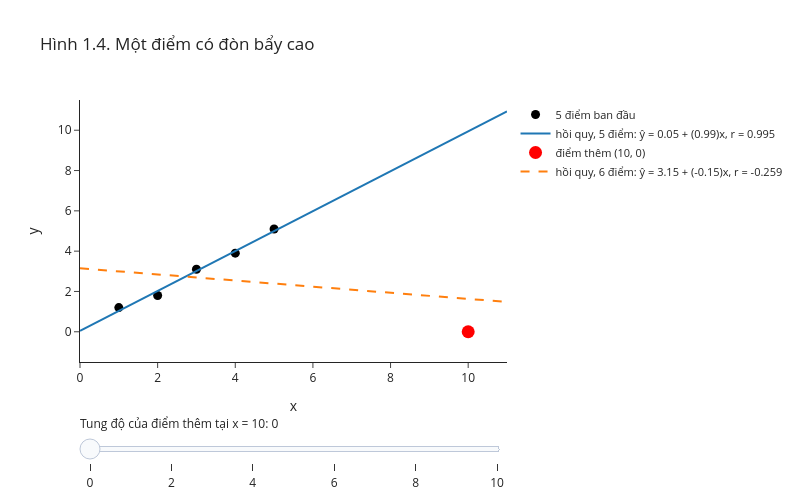

The code cell stored with this chart in its notebook:
### Markdown cell above
<details><summary>Lời giải</summary>

Khẳng định sai. Ở đây $y = x^2$: biết $x$ là biết chính xác $y$. Nhưng $r = 0$.

**Kiểm tra từng bước.** $\bar x = 0$ và $\bar y = (4 + 1 + 0 + 1 + 4)/5 = 2$. Tử số của $r$ là

$$
S_{xy} = \sum x_i (y_i - 2) = (-2)(2) + (-1)(-1) + 0 + (1)(-1) + (2)(2) = -4 + 1 + 0 - 1 + 4 = 0 .
$$

Tử số bằng 0 nên $r = 0$. (Viết gọn: $S_{xy} = \sum x_i^3 - 2\sum x_i = 0 - 0$.)

**Giải thích bằng hình.** Các điểm đối xứng qua $x = 0$. Nửa trái góp tổng $-3$, nửa phải góp tổng $+3$; chúng triệt tiêu. $r$ chỉ đo mức độ các điểm bám theo **một đường thẳng**. Quan hệ hình chữ U không bám theo đường thẳng nào, nên $r$ không thấy nó.

Kết luận đúng: $r = 0$ nghĩa là không thấy liên hệ tuyến tính; nó không loại trừ một cấu trúc phi tuyến mạnh. Đó là lý do phải nhìn biểu đồ trước.

</details>

> **W04-EX02 · Mức 2 — Một điểm có thể đổi cả $r$ lẫn đường hồi quy.** *Dữ liệu minh họa.* Năm điểm đầu có $x = (1, 2, 3, 4, 5)$, $y = (1{,}2;\ 1{,}8;\ 3{,}1;\ 3{,}9;\ 5{,}1)$, với $r \approx 0{,}995$ và $\hat y \approx 0{,}05 + 0{,}99x$. Thêm điểm $(10, 0)$. Không dùng phần mềm, dự đoán: (1) dấu của tương quan và hệ số góc có thể đổi không? (2) điểm mới có đòn bẩy cao không? (3) một đường hồi quy duy nhất sau khi thêm điểm có còn mô tả tốt 5 điểm ban đầu không?

<!-- branch-plot-instructions:start -->

**Đọc code vẽ bằng Plotly.** `go.Figure` chứa các trace; mỗi `go.Scatter`, `go.Bar` hoặc trace khác nhận các mảng dữ liệu đã tính. `update_layout` đặt tiêu đề, nhãn và bộ điều khiển. Thanh trượt chọn trạng thái được dựng sẵn trong `steps`; đối chiếu `visible` hoặc dữ liệu của trace để biết hình thay đổi thế nào. Thử đổi thuộc tính hiển thị trong trace hoặc layout, rồi chạy lại ô; giữ dữ liệu để so sánh.

<!-- branch-plot-instructions:end -->

### Code cell
x5 = np.array([1, 2, 3, 4, 5.0])
y5 = np.array([1.2, 1.8, 3.1, 3.9, 5.1])
x6 = np.append(x5, 10)
y6 = np.append(y5, 0)

# Thanh trượt đổi tung độ của điểm thêm tại x = 10; mặc định là điểm (10, 0) của đề bài
cac_y_moi = [0, 2, 4, 6, 8, 10]
luoi = np.linspace(0, 11, 50)
b1_5, b0_5 = np.polyfit(x5, y5, 1)

fig = go.Figure()
fig.add_trace(go.Scatter(x=x5, y=y5, mode="markers", name="5 điểm ban đầu", marker=dict(color="black", size=9)))
fig.add_trace(go.Scatter(x=luoi, y=b0_5 + b1_5 * luoi, mode="lines", line=dict(color="#1f77b4"),
                         name=f"hồi quy, 5 điểm: ŷ = {b0_5:.2f} + ({b1_5:.2f})x, r = {np.corrcoef(x5, y5)[0, 1]:.3f}"))
tieu_de = []
for y_moi in cac_y_moi:
    xs, ys = np.append(x5, 10), np.append(y5, y_moi)
    b1, b0 = np.polyfit(xs, ys, 1)
    r = np.corrcoef(xs, ys)[0, 1]
    hien = y_moi == 0
    fig.add_trace(go.Scatter(x=[10], y=[y_moi], mode="markers", visible=hien, name=f"điểm thêm (10, {y_moi})",
                             marker=dict(color="red", size=13)))
    fig.add_trace(go.Scatter(x=luoi, y=b0 + b1 * luoi, mode="lines", visible=hien, line=dict(color="#ff7f0e", dash="dash"),
                             name=f"hồi quy, 6 điểm: ŷ = {b0:.2f} + ({b1:.2f})x, r = {r:.3f}"))
buoc = [dict(method="update", label=str(y_moi),
             args=[{"visible": [True, True] + [k == i for k in range(len(cac_y_moi)) for _ in range(2)]}])
        for i, y_moi in enumerate(cac_y_moi)]
fig.update_layout(title="Hình 1.4. Một điểm có đòn bẩy cao", xaxis_title="x", yaxis_title="y",
                  width=800, height=500, legend=dict(font=dict(size=11)),
                  sliders=[dict(active=0, steps=buoc, pad={"t": 50}, currentvalue={"prefix": "Tung độ của điểm thêm tại x = 10: "})])
fig.update_yaxes(range=[-1.5, 11.5])
fig.show()

### Figure 1 — Plotly figure (JSON) as saved in the notebook; plotly's stock layout.template omitted (floating-point values rounded to 4 significant figures)
{"data": [{"marker": {"color": "black", "size": 9}, "mode": "markers", "name": "5 điểm ban đầu", "type": "scatter", "x": [1.0, 2.0, 3.0, 4.0, 5.0], "y": [1.2, 1.8, 3.1, 3.9, 5.1]}, {"line": {"color": "#1f77b4"}, "mode": "lines", "name": "hồi quy, 5 điểm: ŷ = 0.05 + (0.99)x, r = 0.995", "type": "scatter", "x": [0.0, 0.2245, 0.449, 0.6735, 0.898, 1.122, 1.347, 1.571, 1.796, 2.02, 2.245, 2.469, 2.694, 2.918, 3.143, 3.367, 3.592, 3.816, 4.041, 4.265, 4.49, 4.714, 4.939, 5.163, 5.388, 5.612, 5.837, 6.061, 6.286, 6.51, 6.735, 6.959, 7.184, 7.408, 7.633, 7.857, 8.082, 8.306, 8.531, 8.755, 8.98, 9.204, 9.429, 9.653, 9.878, 10.1, 10.33, 10.55, 10.78, 11.0], "y": [0.05, 0.2722, 0.4945, 0.7167, 0.939, 1.161, 1.383, 1.606, 1.828, 2.05, 2.272, 2.495, 2.717, 2.939, 3.161, 3.384, 3.606, 3.828, 4.05, 4.273, 4.495, 4.717, 4.939, 5.162, 5.384, 5.606, 5.828, 6.051, 6.273, 6.495, 6.717, 6.94, 7.162, 7.384, 7.606, 7.829, 8.051, 8.273, 8.495, 8.718, 8.94, 9.162, 9.384, 9.607, 9.829, 10.05, 10.27, 10.5, 10.72, 10.94]}, {"marker": {"color": "red", "size": 13}, "mode": "markers", "name": "điểm thêm (10, 0)", "type": "scatter", "visible": true, "x": [10], "y": [0]}, {"line": {"color": "#ff7f0e", "dash": "dash"}, "mode": "lines", "name": "hồi quy, 6 điểm: ŷ = 3.15 + (-0.15)x, r = -0.259", "type": "scatter", "visible": true, "x": [0.0, 0.2245, 0.449, 0.6735, 0.898, 1.122, 1.347, 1.571, 1.796, 2.02, 2.245, 2.469, 2.694, 2.918, 3.143, 3.367, 3.592, 3.816, 4.041, 4.265, 4.49, 4.714, 4.939, 5.163, 5.388, 5.612, 5.837, 6.061, 6.286, 6.51, 6.735, 6.959, 7.184, 7.408, 7.633, 7.857, 8.082, 8.306, 8.531, 8.755, 8.98, 9.204, 9.429, 9.653, 9.878, 10.1, 10.33, 10.55, 10.78, 11.0], "y": [3.149, 3.115, 3.081, 3.047, 3.013, 2.979, 2.945, 2.911, 2.877, 2.842, 2.808, 2.774, 2.74, 2.706, 2.672, 2.638, 2.604, 2.57, 2.536, 2.502, 2.468, 2.434, 2.399, 2.365, 2.331, 2.297, 2.263, 2.229, 2.195, 2.161, 2.127, 2.093, 2.059, 2.025, 1.991, 1.956, 1.922, 1.888, 1.854, 1.82, 1.786, 1.752, 1.718, 1.684, 1.65, 1.616, 1.582, 1.548, 1.513, 1.479]}, {"marker": {"color": "red", "size": 13}, "mode": "markers", "name": "điểm thêm (10, 2)", "type": "scatter", "visible": false, "x": [10], "y": [2]}, {"line": {"color": "#ff7f0e", "dash": "dash"}, "mode": "lines", "name": "hồi quy, 6 điểm: ŷ = 2.53 + (0.08)x, r = 0.169", "type": "scatter", "visible": false, "x": [0.0, 0.2245, 0.449, 0.6735, 0.898, 1.122, 1.347, 1.571, 1.796, 2.02, 2.245, 2.469, 2.694, 2.918, 3.143, 3.367, 3.592, 3.816, 4.041, 4.265, 4.49, 4.714, 4.939, 5.163, 5.388, 5.612, 5.837, 6.061, 6.286, 6.51, 6.735, 6.959, 7.184, 7.408, 7.633, 7.857, 8.082, 8.306, 8.531, 8.755, 8.98, 9.204, 9.429, 9.653, 9.878, 10.1, 10.33, 10.55, 10.78, 11.0], "y": [2.526, 2.544, 2.561, 2.579, 2.596, 2.613, 2.631, 2.648, 2.666, 2.683, 2.701, 2.718, 2.736, 2.753, 2.77, 2.788, 2.805, 2.823, 2.84, 2.858, 2.875, 2.893, 2.91, 2.927, 2.945, 2.962, 2.98, 2.997, 3.015, 3.032, 3.05, 3.067, 3.084, 3.102, 3.119, 3.137, 3.154, 3.172, 3.189, 3.207, 3.224, 3.241, 3.259, 3.276, 3.294, 3.311, 3.329, 3.346, 3.364, 3.381]}, {"marker": {"color": "red", "size": 13}, "mode": "markers", "name": "điểm thêm (10, 4)", "type": "scatter", "visible": false, "x": [10], "y": [4]}, {"line": {"color": "#ff7f0e", "dash": "dash"}, "mode": "lines", "name": "hồi quy, 6 điểm: ŷ = 1.90 + (0.31)x, r = 0.669", "type": "scatter", "visible": false, "x": [0.0, 0.2245, 0.449, 0.6735, 0.898, 1.122, 1.347, 1.571, 1.796, 2.02, 2.245, 2.469, 2.694, 2.918, 3.143, 3.367, 3.592, 3.816, 4.041, 4.265, 4.49, 4.714, 4.939, 5.163, 5.388, 5.612, 5.837, 6.061, 6.286, 6.51, 6.735, 6.959, 7.184, 7.408, 7.633, 7.857, 8.082, 8.306, 8.531, 8.755, 8.98, 9.204, 9.429, 9.653, 9.878, 10.1, 10.33, 10.55, 10.78, 11.0], "y": [1.903, 1.972, 2.041, 2.11, 2.179, 2.248, 2.317, 2.386, 2.455, 2.524, 2.593, 2.662, 2.731, 2.8, 2.869, 2.938, 3.007, 3.076, 3.145, 3.214, 3.283, 3.352, 3.421, 3.49, 3.558, 3.627, 3.696, 3.765, 3.834, 3.903, 3.972, 4.041, 4.11, 4.179, 4.248, 4.317, 4.386, 4.455, 4.524, 4.593, 4.662, 4.731, 4.8, 4.869, 4.938, 5.007, 5.076, 5.145, 5.214, 5.283]}, {"marker": {"color": "red", "size": 13}, "mode": "markers", "name": "điểm thêm (10, 6)", "type": "scatter", "visible": false, "x": [10], "y": [6]}, {"line": {"color": "#ff7f0e", "dash": "dash"}, "mode": "lines", "name": "hồi quy, 6 điểm: ŷ = 1.28 + (0.54)x, r = 0.920", "type": "scatter", "visible": false, "x": [0.0, 0.2245, 0.449, 0.6735, 0.898, 1.122, 1.347, 1.571, 1.796, 2.02, 2.245, 2.469, 2.694, 2.918, 3.143, 3.367, 3.592, 3.816, 4.041, 4.265, 4.49, 4.714, 4.939, 5.163, 5.388, 5.612, 5.837, 6.061, 6.286, 6.51, 6.735, 6.959, 7.184, 7.408, 7.633, 7.857, 8.082, 8.306, 8.531, 8.755, 8.98, 9.204, 9.429, 9.653, 9.878, 10.1, 10.33, 10.55, 10.78, 11.0], "y": [1.28, 1.401, 1.521, 1.642, 1.762, 1.883, 2.003, 2.124, 2.244, 2.365, 2.485, 2.606, 2.726, 2.847, 2.967, 3.088, 3.208, 3.329, 3.449, 3.57, 3.69, 3.811, 3.931, 4.052, 4.172, 4.293, 4.413, 4.534, 4.654, 4.774, 4.895, 5.015, 5.136, 5.256, 5.377, 5.497, 5.618, 5.738, 5.859, 5.979, 6.1, 6.22, 6.341, 6.461, 6.582, 6.702, 6.823, 6.943, 7.064, 7.184]}, {"marker": {"color": "red", "size": 13}, "mode": "markers", "name": "điểm thêm (10, 8)", "type": "scatter", "visible": false, "x": [10], "y": [8]}, {"line": {"color": "#ff7f0e", "dash": "dash"}, "mode": "lines", "name": "hồi quy, 6 điểm: ŷ = 0.66 + (0.77)x, r = 0.988", "type": "scatter", "visible": false, "x": [0.0, 0.2245, 0.449, 0.6735, 0.898, 1.122, 1.347, 1.571, 1.796, 2.02, 2.245, 2.469, 2.694, 2.918, 3.143, 3.367, 3.592, 3.816, 4.041, 4.265, 4.49, 4.714, 4.939, 5.163, 5.388, 5.612, 5.837, 6.061, 6.286, 6.51, 6.735, 6.959, 7.184, 7.408, 7.633, 7.857, 8.082, 8.306, 8.531, 8.755, 8.98, 9.204, 9.429, 9.653, 9.878, 10.1, 10.33, 10.55, 10.78, 11.0], "y": [0.6574, 0.8294, 1.001, 1.173, 1.345, 1.517, 1.689, 1.861, 2.033, 2.205, 2.377, 2.549, 2.722, 2.894, 3.066, 3.238, 3.41, 3.582, 3.754, 3.926, 4.098, 4.27, 4.442, 4.614, 4.786, 4.958, 5.13, 5.302, 5.474, 5.646, 5.818, 5.99, 6.162, 6.334, 6.506, 6.678, 6.85, 7.022, 7.194, 7.366, 7.538, 7.71, 7.882, 8.054, 8.226, 8.398, 8.57, 8.742, 8.914, 9.086]}, {"marker": {"color": "red", "size": 13}, "mode": "markers", "name": "điểm thêm (10, 10)", "type": "scatter", "visible": false, "x": [10], "y": [10]}, {"line": {"color": "#ff7f0e", "dash": "dash"}, "mode": "lines", "name": "hồi quy, 6 điểm: ŷ = 0.03 + (1.00)x, r = 0.999", "type": "scatter", "visible": false, "x": [0.0, 0.2245, 0.449, 0.6735, 0.898, 1.122, 1.347, 1.571, 1.796, 2.02, 2.245, 2.469, 2.694, 2.918, 3.143, 3.367, 3.592, 3.816, 4.041, 4.265, 4.49, 4.714, 4.939, 5.163, 5.388, 5.612, 5.837, 6.061, 6.286, 6.51, 6.735, 6.959, 7.184, 7.408, 7.633, 7.857, 8.082, 8.306, 8.531, 8.755, 8.98, 9.204, 9.429, 9.653, 9.878, 10.1, 10.33, 10.55, 10.78, 11.0], "y": [0.03443, 0.258, 0.4815, 0.705, 0.9286, 1.152, 1.376, 1.599, 1.823, 2.046, 2.27, 2.493, 2.717, 2.94, 3.164, 3.387, 3.611, 3.834, 4.058, 4.282, 4.505, 4.729, 4.952, 5.176, 5.399, 5.623, 5.846, 6.07, 6.293, 6.517, 6.74, 6.964, 7.187, 7.411, 7.635, 7.858, 8.082, 8.305, 8.529, 8.752, 8.976, 9.199, 9.423, 9.646, 9.87, 10.09, 10.32, 10.54, 10.76, 10.99]}], "layout": {"height": 500, "legend": {"font": {"size": 11}}, "sliders": [{"active": 0, "currentvalue": {"prefix": "Tung độ của điểm thêm tại x = 10: "}, "pad": {"t": 50}, "steps": [{"args": [{"visible": [true, true, true, true, false, false, false, false, false, false, false, false, false, false]}], "label": "0", "method": "update"}, {"args": [{"visible": [true, true, false, false, true, true, false, false, false, false, false, false, false, false]}], "label": "2", "method": "update"}, {"args": [{"visible": [true, true, false, false, false, false, true, true, false, false, false, false, false, false]}], "label": "4", "method": "update"}, {"args": [{"visible": [true, true, false, false, false, false, false, false, true, true, false, false, false, false]}], "label": "6", "method": "update"}, {"args": [{"visible": [true, true, false, false, false, false, false, false, false, false, true, true, false, false]}], "label": "8", "method": "update"}, {"args": [{"visible": [true, true, false, false, false, false, false, false, false, false, false, false, true, true]}], "label": "10", "method": "update"}]}], "title": {"text": "Hình 1.4. Một điểm có đòn bẩy cao"}, "width": 800, "xaxis": {"title": {"text": "x"}}, "yaxis": {"range": [-1.5, 11.5], "title": {"text": "y"}}}}
